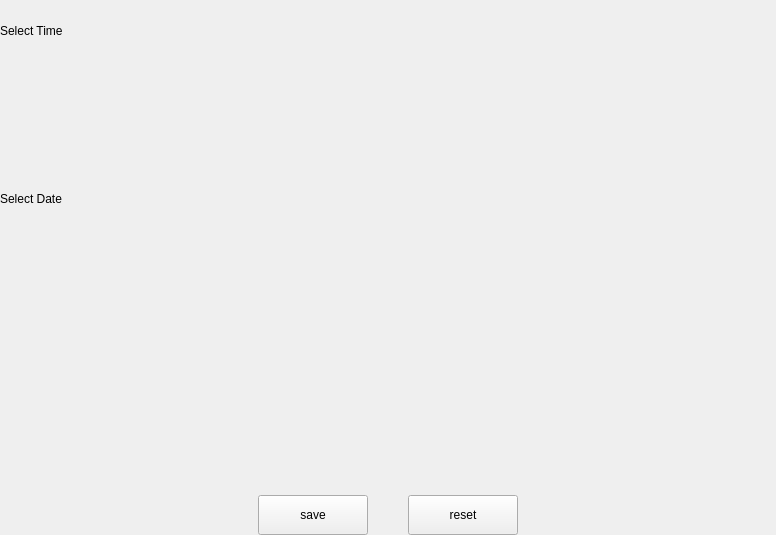
<?xml version="1.0" encoding="UTF-8"?>
<ui version="4.0">
 <class>DateTimeSettings</class>
 <widget class="QWidget" name="DateTimeSettings">
  <property name="geometry">
   <rect>
    <x>0</x>
    <y>0</y>
    <width>776</width>
    <height>535</height>
   </rect>
  </property>
  <property name="windowTitle">
   <string>DateTimeSettings</string>
  </property>
  <layout class="QVBoxLayout" name="verticalLayout">
   <property name="spacing">
    <number>0</number>
   </property>
   <property name="leftMargin">
    <number>0</number>
   </property>
   <property name="topMargin">
    <number>0</number>
   </property>
   <property name="rightMargin">
    <number>0</number>
   </property>
   <property name="bottomMargin">
    <number>0</number>
   </property>
   <item>
    <layout class="QHBoxLayout" name="layout_selectTime">
     <property name="spacing">
      <number>0</number>
     </property>
     <property name="topMargin">
      <number>24</number>
     </property>
     <property name="bottomMargin">
      <number>10</number>
     </property>
     <item>
      <widget class="QLabel" name="label_selectTime">
       <property name="text">
        <string>Select Time</string>
       </property>
      </widget>
     </item>
    </layout>
   </item>
   <item>
    <widget class="KiranTimePickerWidget" name="widget_setTime" native="true">
     <property name="sizePolicy">
      <sizepolicy hsizetype="Preferred" vsizetype="Fixed">
       <horstretch>0</horstretch>
       <verstretch>0</verstretch>
      </sizepolicy>
     </property>
     <property name="minimumSize">
      <size>
       <width>0</width>
       <height>120</height>
      </size>
     </property>
     <property name="maximumSize">
      <size>
       <width>16777215</width>
       <height>120</height>
      </size>
     </property>
    </widget>
   </item>
   <item>
    <layout class="QHBoxLayout" name="layout_selectDate">
     <property name="spacing">
      <number>0</number>
     </property>
     <property name="topMargin">
      <number>24</number>
     </property>
     <property name="bottomMargin">
      <number>10</number>
     </property>
     <item>
      <widget class="QLabel" name="label_selectDate">
       <property name="text">
        <string>Select Date</string>
       </property>
      </widget>
     </item>
    </layout>
   </item>
   <item>
    <widget class="KiranDatePickerWidget" name="widget_setDate" native="true"/>
   </item>
   <item>
    <spacer name="verticalSpacer">
     <property name="orientation">
      <enum>Qt::Vertical</enum>
     </property>
     <property name="sizeHint" stdset="0">
      <size>
       <width>20</width>
       <height>40</height>
      </size>
     </property>
    </spacer>
   </item>
   <item>
    <layout class="QHBoxLayout" name="layout_datetimeButton" stretch="5,0,2,0,5">
     <property name="spacing">
      <number>0</number>
     </property>
     <property name="bottomMargin">
      <number>0</number>
     </property>
     <item>
      <spacer name="horizontalSpacer">
       <property name="orientation">
        <enum>Qt::Horizontal</enum>
       </property>
       <property name="sizeHint" stdset="0">
        <size>
         <width>40</width>
         <height>20</height>
        </size>
       </property>
      </spacer>
     </item>
     <item>
      <widget class="QPushButton" name="btn_save">
       <property name="sizePolicy">
        <sizepolicy hsizetype="Fixed" vsizetype="Fixed">
         <horstretch>0</horstretch>
         <verstretch>0</verstretch>
        </sizepolicy>
       </property>
       <property name="minimumSize">
        <size>
         <width>110</width>
         <height>40</height>
        </size>
       </property>
       <property name="maximumSize">
        <size>
         <width>110</width>
         <height>40</height>
        </size>
       </property>
       <property name="accessibleName">
        <string>ButtonSave</string>
       </property>
       <property name="text">
        <string>save</string>
       </property>
      </widget>
     </item>
     <item>
      <spacer name="horizontalSpacer_2">
       <property name="orientation">
        <enum>Qt::Horizontal</enum>
       </property>
       <property name="sizeType">
        <enum>QSizePolicy::Fixed</enum>
       </property>
       <property name="sizeHint" stdset="0">
        <size>
         <width>40</width>
         <height>20</height>
        </size>
       </property>
      </spacer>
     </item>
     <item>
      <widget class="QPushButton" name="btn_reset">
       <property name="sizePolicy">
        <sizepolicy hsizetype="Fixed" vsizetype="Fixed">
         <horstretch>0</horstretch>
         <verstretch>0</verstretch>
        </sizepolicy>
       </property>
       <property name="minimumSize">
        <size>
         <width>110</width>
         <height>40</height>
        </size>
       </property>
       <property name="maximumSize">
        <size>
         <width>110</width>
         <height>40</height>
        </size>
       </property>
       <property name="accessibleName">
        <string>ButtonReset</string>
       </property>
       <property name="text">
        <string>reset</string>
       </property>
      </widget>
     </item>
     <item>
      <spacer name="horizontalSpacer_3">
       <property name="orientation">
        <enum>Qt::Horizontal</enum>
       </property>
       <property name="sizeHint" stdset="0">
        <size>
         <width>40</width>
         <height>20</height>
        </size>
       </property>
      </spacer>
     </item>
    </layout>
   </item>
  </layout>
 </widget>
 <customwidgets>
  <customwidget>
   <class>KiranTimePickerWidget</class>
   <extends>QWidget</extends>
   <header location="global">widgets/kiran-time-picker-widget.h</header>
   <container>1</container>
  </customwidget>
  <customwidget>
   <class>KiranDatePickerWidget</class>
   <extends>QWidget</extends>
   <header location="global">widgets/kiran-date-picker-widget.h</header>
   <container>1</container>
  </customwidget>
 </customwidgets>
 <resources/>
 <connections/>
</ui>
